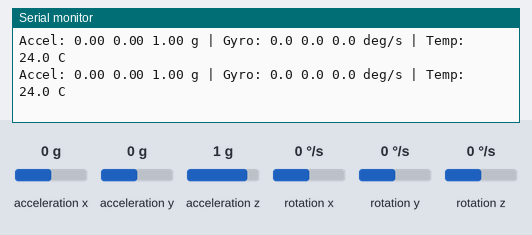
Simulated run of this sketch. Board: ESP32-C6. On the bench: the last lines printed to the serial monitor. Wiring (inferred from the names in the program): MPU-6050 motion sensor at I2C address 0x68. The inputs (shaded band) are chosen by the test bench; at power-on: acceleration x 0 g, acceleration y 0 g, acceleration z 1 g, rotation x 0 °/s, rotation y 0 °/s, rotation z 0 °/s.

Above: at 2.2 s.
2.3 s: acceleration x set to -1.4 g
At 2.9 s:
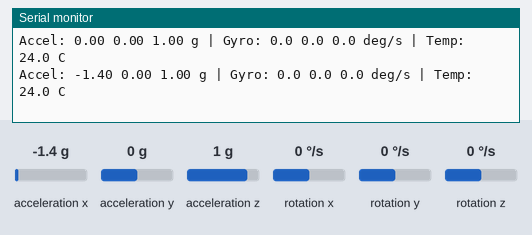
3.8 s: acceleration y set to -1.4 g
At 4.4 s:
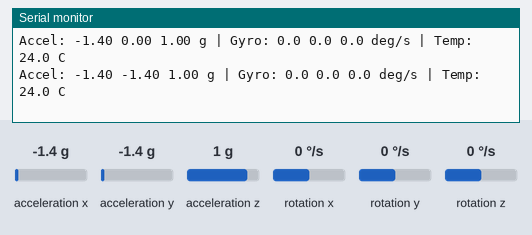
5.3 s: acceleration z set to -1.4 g
At 5.9 s:
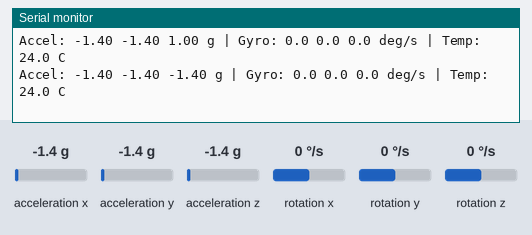
6.8 s: rotation x set to -192 °/s
At 7.4 s:
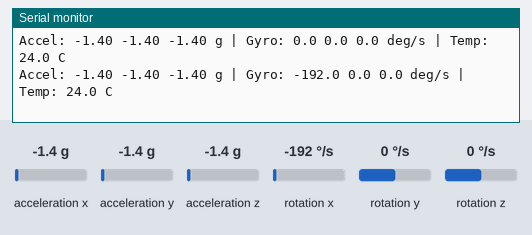
8.3 s: rotation y set to -192 °/s
At 8.9 s:
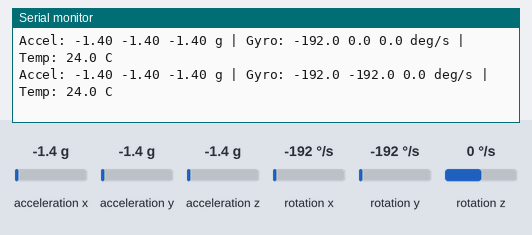

Measured:
- after the input at 2.3 s, the serial monitor: prints a new line after 0.21 s (image 1)
- after the input at 3.8 s, the serial monitor: prints a new line after 0.22 s (image 2)
- after the input at 5.3 s, the serial monitor: prints a new line after 0.22 s (image 3)
- after the input at 6.8 s, the serial monitor: prints a new line after 0.23 s (image 4)
- after the input at 8.3 s, the serial monitor: prints a new line after 0.23 s (image 5)

The sketch:

mpu6050_test.ino
```cpp
// MPU6050 test on ESP32-C6: SDA = GPIO 6, SCL = GPIO 7.
// Flat on the table: Z about 1.00 g, X/Y near 0.
#include <Wire.h>

#define SDA_PIN 6
#define SCL_PIN 7
#define MPU_ADDR 0x68

int16_t rd16() {
  uint8_t h = Wire.read();
  uint8_t l = Wire.read();
  return (int16_t)((h << 8) | l);
}

void setup() {
  Serial.begin(115200);
  delay(1000);
  Serial.println("Starting...");
  Wire.begin(SDA_PIN, SCL_PIN);

  Wire.beginTransmission(MPU_ADDR);
  Wire.write(0x6B);
  Wire.write(0x00);          // wake up
  Wire.endTransmission();

  Wire.beginTransmission(MPU_ADDR);
  Wire.write(0x75);          // WHO_AM_I
  Wire.endTransmission(false);
  Wire.requestFrom((uint8_t)MPU_ADDR, (uint8_t)1);
  Serial.printf("WHO_AM_I = 0x%02X (expected 0x68)\n", Wire.read());
}

void loop() {
  Wire.beginTransmission(MPU_ADDR);
  Wire.write(0x3B);
  Wire.endTransmission(false);
  Wire.requestFrom((uint8_t)MPU_ADDR, (uint8_t)14);

  int16_t ax = rd16(), ay = rd16(), az = rd16();
  int16_t temp = rd16();
  int16_t gx = rd16(), gy = rd16(), gz = rd16();

  Serial.printf("Accel: %.2f %.2f %.2f g | Gyro: %.1f %.1f %.1f deg/s | Temp: %.1f C\n",
                ax / 16384.0, ay / 16384.0, az / 16384.0,
                gx / 131.0, gy / 131.0, gz / 131.0,
                temp / 340.0 + 36.53);
  delay(500);
}
```
